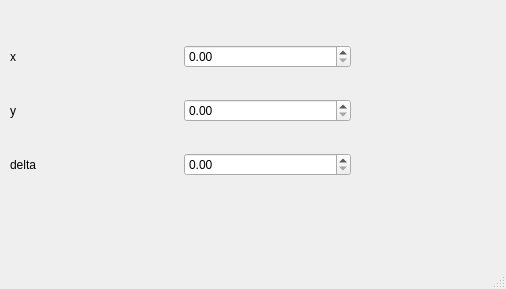
<?xml version="1.0" encoding="UTF-8"?>
<ui version="4.0">
 <class>MainWindow</class>
 <widget class="QMainWindow" name="MainWindow">
  <property name="geometry">
   <rect>
    <x>0</x>
    <y>0</y>
    <width>506</width>
    <height>289</height>
   </rect>
  </property>
  <property name="windowTitle">
   <string>MainWindow</string>
  </property>
  <widget class="QWidget" name="centralwidget">
   <widget class="QWidget" name="gridLayoutWidget">
    <property name="geometry">
     <rect>
      <x>10</x>
      <y>20</y>
      <width>341</width>
      <height>181</height>
     </rect>
    </property>
    <layout class="QGridLayout" name="gridLayout">
     <item row="1" column="0">
      <widget class="QLabel" name="label_2">
       <property name="text">
        <string>y</string>
       </property>
      </widget>
     </item>
     <item row="0" column="1">
      <widget class="QDoubleSpinBox" name="x"/>
     </item>
     <item row="0" column="0">
      <widget class="QLabel" name="label">
       <property name="text">
        <string>x</string>
       </property>
      </widget>
     </item>
     <item row="1" column="1">
      <widget class="QDoubleSpinBox" name="y"/>
     </item>
     <item row="2" column="1">
      <widget class="QDoubleSpinBox" name="doubleSpinBox_3"/>
     </item>
     <item row="2" column="0">
      <widget class="QLabel" name="label_3">
       <property name="text">
        <string>delta</string>
       </property>
      </widget>
     </item>
    </layout>
   </widget>
  </widget>
  <widget class="QMenuBar" name="menubar">
   <property name="geometry">
    <rect>
     <x>0</x>
     <y>0</y>
     <width>506</width>
     <height>26</height>
    </rect>
   </property>
  </widget>
  <widget class="QStatusBar" name="statusbar"/>
 </widget>
 <resources/>
 <connections/>
</ui>
